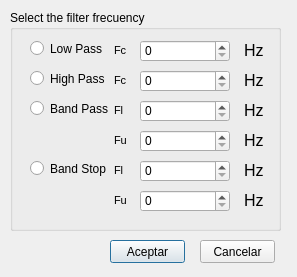
<?xml version="1.0" encoding="UTF-8"?>
<ui version="4.0">
 <class>Dialog</class>
 <widget class="QDialog" name="Dialog">
  <property name="geometry">
   <rect>
    <x>0</x>
    <y>0</y>
    <width>297</width>
    <height>277</height>
   </rect>
  </property>
  <property name="windowTitle">
   <string>Filter Options</string>
  </property>
  <widget class="QGroupBox" name="groupBox">
   <property name="geometry">
    <rect>
     <x>10</x>
     <y>10</y>
     <width>271</width>
     <height>221</height>
    </rect>
   </property>
   <property name="title">
    <string>Select the filter frecuency</string>
   </property>
   <property name="flat">
    <bool>false</bool>
   </property>
   <widget class="QRadioButton" name="rButtonLowPass">
    <property name="geometry">
     <rect>
      <x>20</x>
      <y>30</y>
      <width>82</width>
      <height>17</height>
     </rect>
    </property>
    <property name="text">
     <string>Low Pass</string>
    </property>
   </widget>
   <widget class="QRadioButton" name="rButtonHighPass">
    <property name="geometry">
     <rect>
      <x>20</x>
      <y>60</y>
      <width>82</width>
      <height>17</height>
     </rect>
    </property>
    <property name="text">
     <string>High Pass</string>
    </property>
   </widget>
   <widget class="QRadioButton" name="rButtonBandPass">
    <property name="geometry">
     <rect>
      <x>20</x>
      <y>90</y>
      <width>82</width>
      <height>17</height>
     </rect>
    </property>
    <property name="text">
     <string>Band Pass</string>
    </property>
   </widget>
   <widget class="QRadioButton" name="rButtonBandStop">
    <property name="geometry">
     <rect>
      <x>20</x>
      <y>150</y>
      <width>82</width>
      <height>17</height>
     </rect>
    </property>
    <property name="text">
     <string>Band Stop</string>
    </property>
   </widget>
   <widget class="QSpinBox" name="spinBoxLowPass">
    <property name="geometry">
     <rect>
      <x>130</x>
      <y>30</y>
      <width>90</width>
      <height>22</height>
     </rect>
    </property>
    <property name="maximum">
     <number>10000000</number>
    </property>
   </widget>
   <widget class="QSpinBox" name="spinBoxHighPass">
    <property name="geometry">
     <rect>
      <x>130</x>
      <y>60</y>
      <width>90</width>
      <height>22</height>
     </rect>
    </property>
    <property name="maximum">
     <number>10000000</number>
    </property>
   </widget>
   <widget class="QSpinBox" name="spinBoxBandPassFl">
    <property name="geometry">
     <rect>
      <x>130</x>
      <y>90</y>
      <width>90</width>
      <height>22</height>
     </rect>
    </property>
    <property name="maximum">
     <number>10000000</number>
    </property>
   </widget>
   <widget class="QSpinBox" name="spinBoxBandPassFu">
    <property name="geometry">
     <rect>
      <x>130</x>
      <y>120</y>
      <width>90</width>
      <height>22</height>
     </rect>
    </property>
    <property name="maximum">
     <number>10000000</number>
    </property>
   </widget>
   <widget class="QSpinBox" name="spinBoxBandStopFl">
    <property name="geometry">
     <rect>
      <x>130</x>
      <y>150</y>
      <width>90</width>
      <height>22</height>
     </rect>
    </property>
    <property name="maximum">
     <number>10000000</number>
    </property>
   </widget>
   <widget class="QSpinBox" name="spinBoxBandStopFu">
    <property name="geometry">
     <rect>
      <x>130</x>
      <y>180</y>
      <width>90</width>
      <height>22</height>
     </rect>
    </property>
    <property name="maximum">
     <number>10000000</number>
    </property>
   </widget>
   <widget class="QLabel" name="label">
    <property name="geometry">
     <rect>
      <x>230</x>
      <y>30</y>
      <width>31</width>
      <height>21</height>
     </rect>
    </property>
    <property name="font">
     <font>
      <family>MS Shell Dlg 2</family>
      <pointsize>12</pointsize>
     </font>
    </property>
    <property name="text">
     <string>Hz</string>
    </property>
    <property name="indent">
     <number>4</number>
    </property>
   </widget>
   <widget class="QLabel" name="label_2">
    <property name="geometry">
     <rect>
      <x>230</x>
      <y>60</y>
      <width>31</width>
      <height>21</height>
     </rect>
    </property>
    <property name="font">
     <font>
      <family>MS Shell Dlg 2</family>
      <pointsize>12</pointsize>
     </font>
    </property>
    <property name="text">
     <string>Hz</string>
    </property>
    <property name="indent">
     <number>4</number>
    </property>
   </widget>
   <widget class="QLabel" name="label_3">
    <property name="geometry">
     <rect>
      <x>230</x>
      <y>90</y>
      <width>31</width>
      <height>21</height>
     </rect>
    </property>
    <property name="font">
     <font>
      <family>MS Shell Dlg 2</family>
      <pointsize>12</pointsize>
     </font>
    </property>
    <property name="text">
     <string>Hz</string>
    </property>
    <property name="indent">
     <number>4</number>
    </property>
   </widget>
   <widget class="QLabel" name="label_4">
    <property name="geometry">
     <rect>
      <x>230</x>
      <y>120</y>
      <width>31</width>
      <height>21</height>
     </rect>
    </property>
    <property name="font">
     <font>
      <family>MS Shell Dlg 2</family>
      <pointsize>12</pointsize>
     </font>
    </property>
    <property name="text">
     <string>Hz</string>
    </property>
    <property name="indent">
     <number>4</number>
    </property>
   </widget>
   <widget class="QLabel" name="label_5">
    <property name="geometry">
     <rect>
      <x>230</x>
      <y>150</y>
      <width>31</width>
      <height>21</height>
     </rect>
    </property>
    <property name="font">
     <font>
      <family>MS Shell Dlg 2</family>
      <pointsize>12</pointsize>
     </font>
    </property>
    <property name="text">
     <string>Hz</string>
    </property>
    <property name="indent">
     <number>4</number>
    </property>
   </widget>
   <widget class="QLabel" name="label_6">
    <property name="geometry">
     <rect>
      <x>230</x>
      <y>180</y>
      <width>31</width>
      <height>21</height>
     </rect>
    </property>
    <property name="font">
     <font>
      <family>MS Shell Dlg 2</family>
      <pointsize>12</pointsize>
     </font>
    </property>
    <property name="text">
     <string>Hz</string>
    </property>
    <property name="indent">
     <number>4</number>
    </property>
   </widget>
   <widget class="QLabel" name="label_7">
    <property name="geometry">
     <rect>
      <x>90</x>
      <y>180</y>
      <width>31</width>
      <height>21</height>
     </rect>
    </property>
    <property name="font">
     <font>
      <family>MS Shell Dlg 2</family>
      <pointsize>8</pointsize>
     </font>
    </property>
    <property name="text">
     <string>Fu</string>
    </property>
    <property name="indent">
     <number>14</number>
    </property>
   </widget>
   <widget class="QLabel" name="label_8">
    <property name="geometry">
     <rect>
      <x>90</x>
      <y>30</y>
      <width>31</width>
      <height>21</height>
     </rect>
    </property>
    <property name="font">
     <font>
      <family>MS Shell Dlg 2</family>
      <pointsize>8</pointsize>
     </font>
    </property>
    <property name="text">
     <string>Fc</string>
    </property>
    <property name="indent">
     <number>14</number>
    </property>
   </widget>
   <widget class="QLabel" name="label_9">
    <property name="geometry">
     <rect>
      <x>90</x>
      <y>150</y>
      <width>31</width>
      <height>21</height>
     </rect>
    </property>
    <property name="font">
     <font>
      <family>MS Shell Dlg 2</family>
      <pointsize>8</pointsize>
     </font>
    </property>
    <property name="text">
     <string>Fl</string>
    </property>
    <property name="indent">
     <number>14</number>
    </property>
   </widget>
   <widget class="QLabel" name="label_10">
    <property name="geometry">
     <rect>
      <x>90</x>
      <y>60</y>
      <width>31</width>
      <height>21</height>
     </rect>
    </property>
    <property name="font">
     <font>
      <family>MS Shell Dlg 2</family>
      <pointsize>8</pointsize>
     </font>
    </property>
    <property name="text">
     <string>Fc</string>
    </property>
    <property name="indent">
     <number>14</number>
    </property>
   </widget>
   <widget class="QLabel" name="label_11">
    <property name="geometry">
     <rect>
      <x>90</x>
      <y>90</y>
      <width>31</width>
      <height>21</height>
     </rect>
    </property>
    <property name="font">
     <font>
      <family>MS Shell Dlg 2</family>
      <pointsize>8</pointsize>
     </font>
    </property>
    <property name="text">
     <string>Fl</string>
    </property>
    <property name="indent">
     <number>14</number>
    </property>
   </widget>
   <widget class="QLabel" name="label_12">
    <property name="geometry">
     <rect>
      <x>90</x>
      <y>120</y>
      <width>31</width>
      <height>21</height>
     </rect>
    </property>
    <property name="font">
     <font>
      <family>MS Shell Dlg 2</family>
      <pointsize>8</pointsize>
     </font>
    </property>
    <property name="text">
     <string>Fu</string>
    </property>
    <property name="indent">
     <number>14</number>
    </property>
   </widget>
  </widget>
  <widget class="QPushButton" name="btonaceptar">
   <property name="geometry">
    <rect>
     <x>110</x>
     <y>240</y>
     <width>75</width>
     <height>23</height>
    </rect>
   </property>
   <property name="toolTip">
    <string extracomment="Acepta los cambios realizados"/>
   </property>
   <property name="text">
    <string>Aceptar</string>
   </property>
   <property name="checkable">
    <bool>false</bool>
   </property>
   <property name="default">
    <bool>false</bool>
   </property>
   <property name="flat">
    <bool>false</bool>
   </property>
  </widget>
  <widget class="QPushButton" name="btoncancelar">
   <property name="geometry">
    <rect>
     <x>200</x>
     <y>240</y>
     <width>75</width>
     <height>23</height>
    </rect>
   </property>
   <property name="toolTip">
    <string extracomment="Cancelar la operacion"/>
   </property>
   <property name="text">
    <string>Cancelar</string>
   </property>
   <property name="default">
    <bool>false</bool>
   </property>
  </widget>
 </widget>
 <resources/>
 <connections>
  <connection>
   <sender>btonaceptar</sender>
   <signal>clicked()</signal>
   <receiver>Dialog</receiver>
   <slot>accept()</slot>
   <hints>
    <hint type="sourcelabel">
     <x>67</x>
     <y>251</y>
    </hint>
    <hint type="destinationlabel">
     <x>120</x>
     <y>135</y>
    </hint>
   </hints>
  </connection>
  <connection>
   <sender>btoncancelar</sender>
   <signal>clicked()</signal>
   <receiver>Dialog</receiver>
   <slot>reject()</slot>
   <hints>
    <hint type="sourcelabel">
     <x>177</x>
     <y>251</y>
    </hint>
    <hint type="destinationlabel">
     <x>120</x>
     <y>135</y>
    </hint>
   </hints>
  </connection>
 </connections>
</ui>
